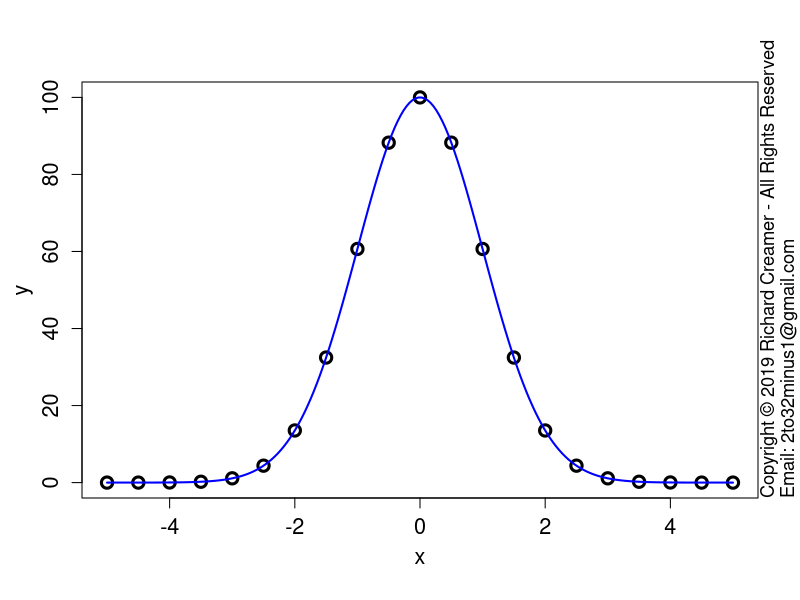

Here is the R script that generated this plot:
##############################################################
### Copyright (c) Richard Creamer 2019 - All Rights Reserved
### Inquiries: email 2to32minus1@gmail.com
##############################################################

### Globals
fontScale = 1.2    # Global font size variable
lf        = 1.2    # Enlarge font of plot labels
verbose   = FALSE  # Verbose printing
lw        = 2      # Line width
xMargin   = 1      # X-axis margin for plots
yMargin   = 1      # Y-axis margin for plots
de        = 0.01   # Small constant for estimating derivatives numerically
smlPts    = 1      # Small  data point/circle
medPts    = 1.5    # Medium data point/circle
lrgPts    = 2.0    # Large  data point/circle

### Run this function to generate this plot
runFunc = function() {
	dw = 1000
	dh = 750	
	path = "D:/Code/R/LeastSquaresPlay/PlotsAndAssocCode/Plot30/"
	savePngVerbose( paste(path, "Plot30.png", sep=""), genGaussianPlot, w=600, h=800, un="px" )	
}

### Generate small Gaussian plot
genGaussianPlot = function( x1=-5, x2=5, n=21, ampl=100, sigma=1, xLab="x", yLab="y" ) {
	x = seq( x1, x2, length=n )
	y = ampl * exp( -(x-mean(x))^2/(2*sigma^2) )
	plot( x,y,xlab="", ylab="", cex=medPts, lwd=lw+1, cex.axis=1.3 )
	addAxisLabels( xLab, yLab )
	xPred = seq( x[1], x[length(x)], length=n*10 )
	yPred = ampl * exp( -(xPred-mean(xPred))^2/(2*sigma^2) )
	lines( xPred, yPred, col="blue", lwd=lw )
}

### Convience method to add x/y axis labels
addAxisLabels = function( xLabel="x", yLabel="y", cexVal=1.3 ) {
	mtext( text=xLabel, side=1, line=2.5, cex=cexVal )
	mtext( text=yLabel, side=2, line=2.5, cex=cexVal )
}

### Save to PNG file, specify width and height
savePngVerbose = function( path, plotFunc, w=512, h=512, un="px", doCopyright=TRUE, ... ) {
	png( filename = path, type="cairo", units=un, width=w, height=h, pointsize=12, res=96 )
	plotFunc( ... )
	if ( doCopyright )
		addCopyright()
	dev.off()
}

### Add copyright notice to plot via text()
addCopyright = function() {
	mtext( "Copyright \uA9 2019 Richard Creamer - All Rights Reserved", side=4, line=0, adj=0, cex=1.1 )
	mtext( "Email: 2to32minus1@gmail.com", side=4, line=1, adj=0, cex=1.1 )
}

runFunc()
